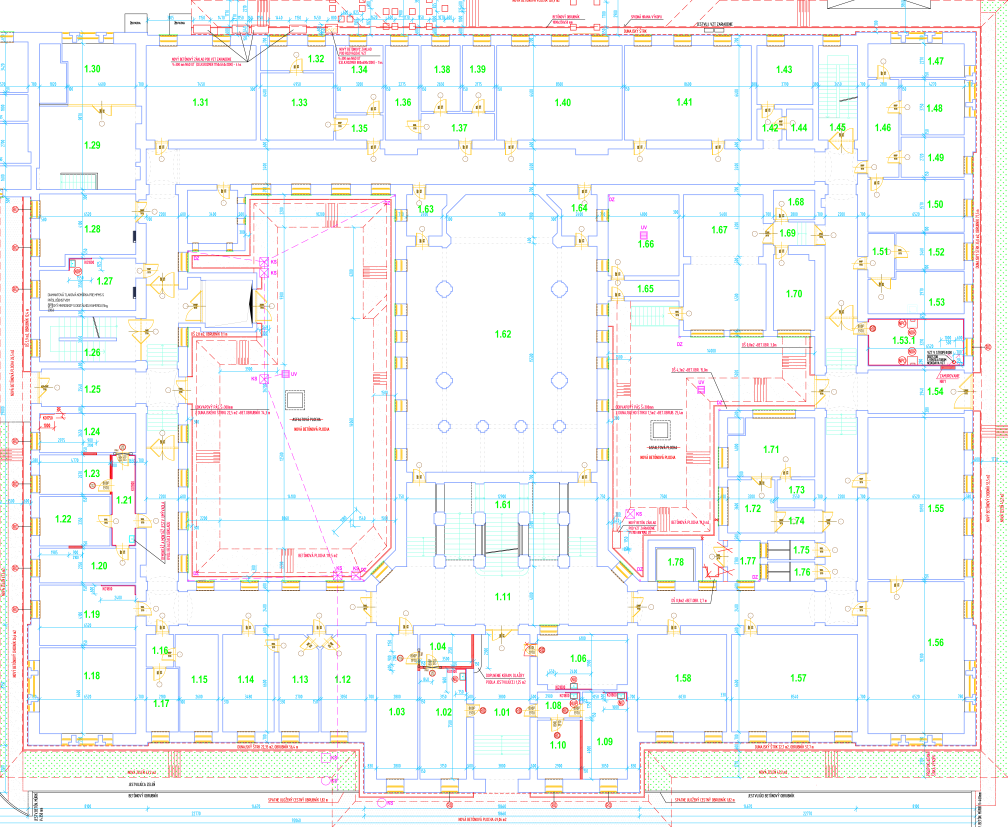
#> input picture Dataset/Dataset_general/1.png, 4030 x 3308 px, found by its file name (shown at 1/4 size)
$ python konvex_find.py
#> lines starting #> are read from the running program, lines starting #| are printed output that depends on the picture; after the words box and inside, x2 and y2 are one past the last pixel; in counts of white or black regions, pixels touching at a corner belong together

from PIL import Image
import cv2
import numpy as np
import math
import matplotlib.pyplot as plt
import matplotlib.image as img
import os
import pandas as pd
from sklearn.cluster import MeanShift, estimate_bandwidth
import math
import collections


def create_final_list_of_walls(df):
    list_of_lines = []
    for k in range(0, len(df)):
        x_s = df.at[k, 'Ax']
        y_s = df.at[k, 'Ay']
        start_point = (int(x_s), int(y_s))

        x_e = df.at[k, 'Bx']
        y_e = df.at[k, 'By']
        end_point = (int(x_e), int(y_e))

        list_of_lines.append((start_point, end_point))

    return list_of_lines

def LSD_computing_info_lines(lsdresults, df_lines):
    for i in range(0, len(lsdresults)):
        # take data from results of lsd for given picture
        res = lsdresults[i]
        res_lines = res[0].reshape(-1, 4)
        # print(res_lines.shape)
        res_width = res[1].reshape(-1)
        width_col = res_width.reshape(-1, 1)

        full_lines = np.column_stack((res_lines, res_width))

        # create a data frame from full_lines, with defines columns
        df_line = pd.DataFrame(full_lines, columns=['Ax', 'Ay', 'Bx', 'By', 'width'], dtype=np.float32)

        # calculation of length and angle of lines and adding label based on number of picture in queue
        df_line['length'] = np.sqrt((df_line['Ax'] - df_line['Bx']) ** 2 + (df_line['Ay'] - df_line['By']) ** 2)
        df_line['angle'] = np.abs(
            np.arctan2(df_line['Ay'] - df_line['By'], df_line['Ax'] - df_line['Bx']) * 180 / np.pi)


    return df_line

def LSD(image, lsd):
    # take photo from a folder and convert to greyscale
    img = cv2.cvtColor(image, cv2.COLOR_BGR2GRAY)

    # create an empty photo for visualisation of detection
    empty = np.zeros_like(img)

    # use LSD detector
    lines = lsd.detect(img)[0]

    # draw detected lines on empty image
    drawn_img = lsd.drawSegments(empty, lines)
    cv2.imwrite('D:/Diploma thesis/Maps/UPJS/LSDresult/01.jpg',
                drawn_img)


def LSD_lines_info(image_black, lsdresults, lsd):
    image_black = cv2.cvtColor(image_black, cv2.COLOR_BGR2GRAY)
    lsdresult = lsd.detect(image_black)
    lsdresults.append(lsdresult)


# DEFINING ROOMS

# get zones from image by clicking somewhere in the room
# https://stackoverflow.com/questions/28327020/opencv-detect-mouse-position-clicking-over-a-picture
clicked = []

# [4 lines left out: function on_mouse, not called in this run]

# get clicked points
def get_zone_points():
    img = cv2.imread('D:/Diploma thesis/Maps/UPJS/1.png')
    cv2.imshow('Get zones points', img)
    cv2.setMouseCallback('Get zones points', on_mouse)
    cv2.waitKey(0)
    return clicked

# find zones(rooms) from clicked points and detected walls
def perform_operation(list_of_zone_points, list_of_wall_lines, dictionary_of_zones):
    for zone_point in list_of_zone_points:
        zone = get_zone(zone_point, list_of_wall_lines)

        # dictionary_of_zones = defaultdict(list)
        tuple_point = tuple(zone_point)
        # if tuple_point not in dictionary_of_zones:
        #
        #     dictionary_of_zones[tuple_point] = zone

        dictionary_of_zones[tuple_point].extend(zone)


    return dictionary_of_zones


# get all lines(walls) that create zone(room) based on zone point
# [139 lines left out: functions get_zone, next_zone_point, get_angle, ccw, get_first_connection, is_between and 1 more, not called in this run]

def draw(lines, img):
    lines_new = []
    for i in range(0, len(lines)):
        if(i == 5 or i == 1 or i == 2 or i == 6):
            lines_new.append(lines[i])

    print(lines_new)

    for line in lines_new:
        start_point = line[0]
        end_point = line[1]
        color = (0, 255, 0)

        thickness = 2

        image = cv2.line(img, start_point, end_point, color, thickness)

    cv2.imshow('window_name', image)
    cv2.waitKey(0)
    return lines_new


img = cv2.imread('D:/Diploma thesis/Maps/UPJS/1.png')
#> img is the input picture: shape (3308, 4030, 3); mean B, G, R 245.1, 245.6, 245.2
img = cv2.resize(img, (650, int(650 * img.shape[0] / img.shape[1])))
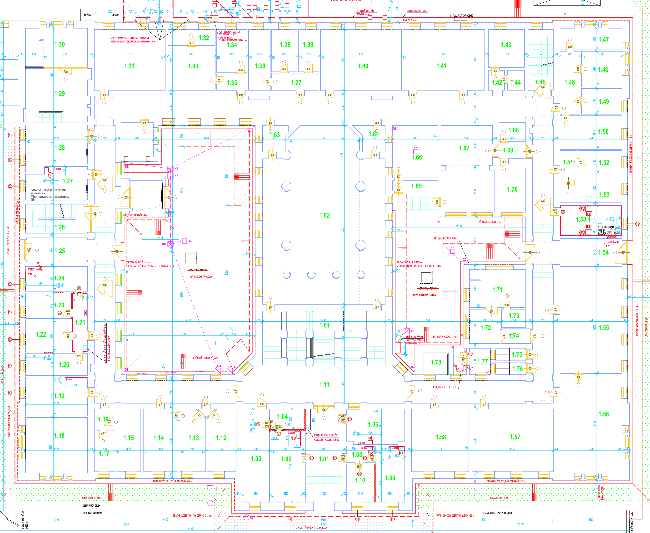
#> img: shape (533, 650, 3); mean B, G, R 245.6, 246, 245.1
lsd = cv2.createLineSegmentDetector(0)

LSD(img, lsd)
#> in LSD, `img = cv2.cvtColor(image, cv2.COLOR_BGR2GRAY)`:
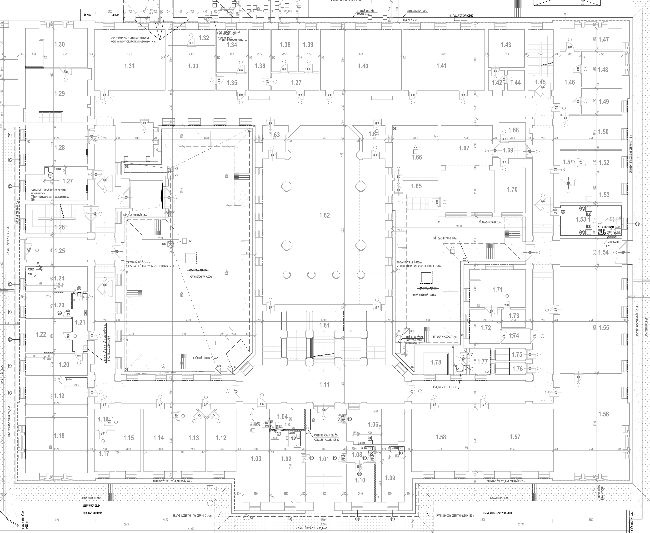
#> img: shape (533, 650); min 0, max 255, mean 245.7
#> in LSD, `lines = lsd.detect(img)[0]`: lines = 1038 rows, first 6: [160.2, 206.9, 160.3, 181.9], [309.2, 355.6, 309.1, 338.1], [281.9, 427.9, 301.9, 427.9], [206.9, 271, 188.1, 271], [162.7, 183.1, 163.2, 206.9], [25.95, 419.4, 25.97, 471.9]
#> in LSD, `drawn_img = lsd.drawSegments(empty, lines)`:
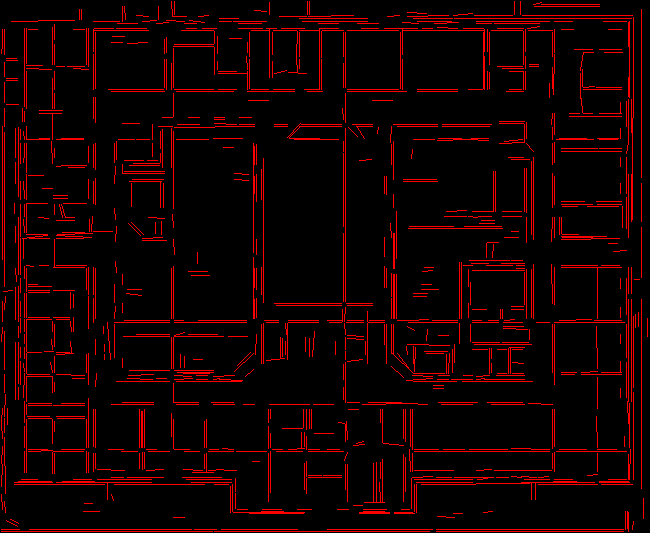
#> drawn_img: shape (533, 650, 3); mean of channels 0, 1, 2 0, 0, 20.7; drawn as B, G, R
#> in LSD, `drawn_img = lsd.drawSegments(empty, lines)`: empty: shape (533, 650); every value is 0

image_black = cv2.imread('D:/Diploma thesis/Maps/UPJS/LSDresult/01.jpg')
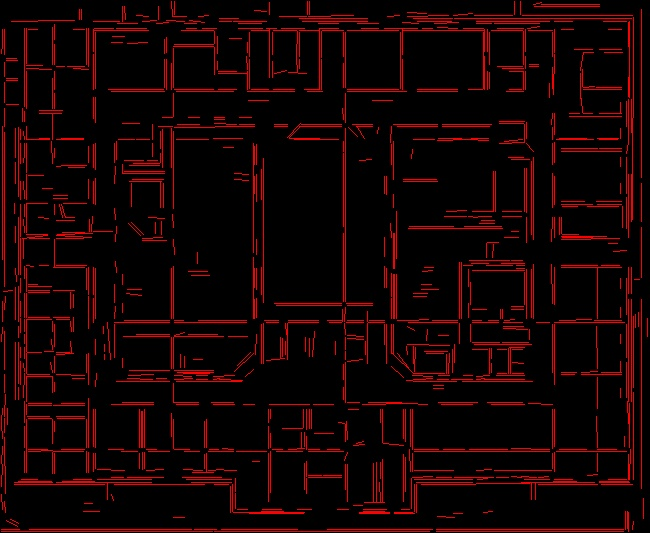
#> image_black: shape (533, 650, 3); mean B, G, R 4, 3.8, 21
lsdresults = []


LSD_lines_info(image_black, lsdresults, lsd)
#> in LSD_lines_info, `image_black = cv2.cvtColor(image_black, cv2.COLOR_BGR2GRAY)`:
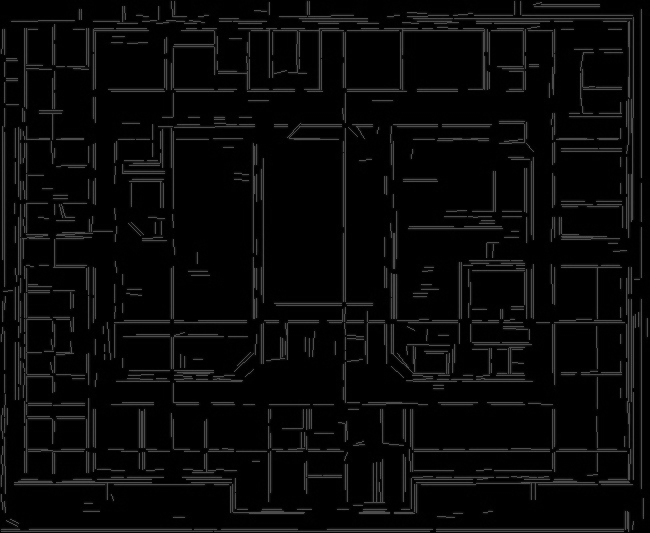
#> image_black: shape (533, 650); min 0, max 84, mean 8.9
# print(lsdresults)

df_lines = pd.DataFrame(columns=['Ax', 'Ay', 'Bx', 'By', 'width', 'length', 'angle'], dtype=np.float32)
empty = np.zeros_like(img)

df_lines = LSD_computing_info_lines(lsdresults, df_lines)

list_of_wall_lines = create_final_list_of_walls(df_lines)
list_of_wall_lines = draw(list_of_wall_lines, img)
#> the loop in draw, `for line in lines_new:` made 4 passes
#> pass 3, in draw, `image = cv2.line(img, start_point, end_point, color, thickness)`:
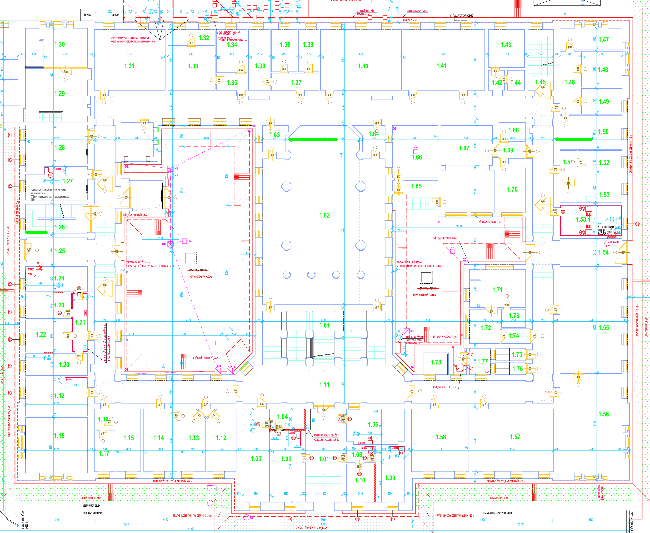
#> image: shape (533, 650, 3); mean B, G, R 245.4, 246, 244.9
#> after the loop in draw, `for line in lines_new:`:
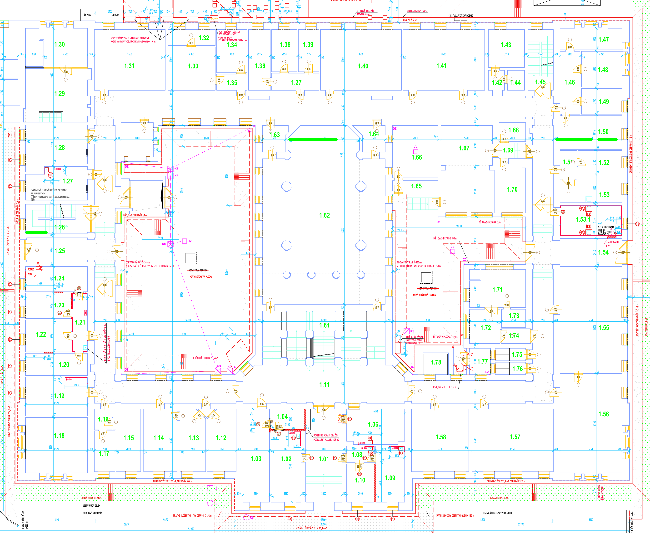
#> img: shape (533, 650, 3); 0.11% of pixels changed, all inside (x1, y1, x2, y2) = (25, 138, 618, 234)
#> list_of_wall_lines = [((556, 139), (591, 139)), ((46, 232), (26, 232)), ((289, 139), (336, 139)), ((598, 139), (616, 139))]
list_of_points = get_zone_points()
list_of_zone_points = np.array(list_of_points)


dictionary_of_zones = collections.defaultdict(list)
list_of_zones = perform_operation(list_of_zone_points, list_of_wall_lines, dictionary_of_zones)
#> list_of_zones = 0 items
print(list_of_zones)
#| defaultdict(<class 'list'>, {})

$ run again, with Dataset/Dataset_general/3.jpg saved as Dataset/Dataset_general/1.png
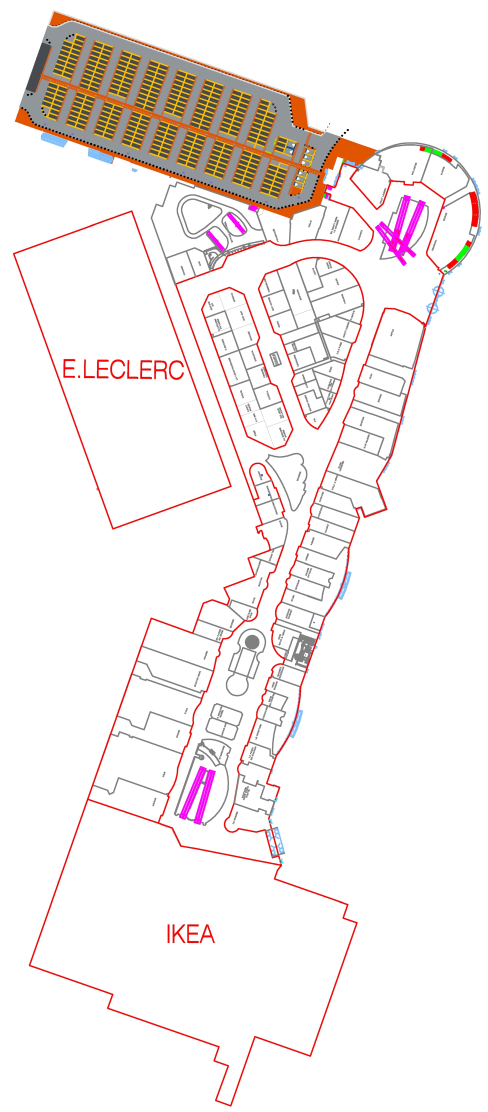
#> input picture Dataset/Dataset_general/3.jpg, 1464 x 3335 px, found by its file name (shown at 1/3 size)
#> img is the input picture: shape (3335, 1464, 3); mean B, G, R 236.2, 237.8, 244.5
#> lines = 1595 rows, first 6: [229, 1254.4, 229.1, 1231.9], [205.6, 478.8, 218.2, 479.5], [626.8, 310.7, 627.4, 258.1], [88.09, 488.3, 96.92, 488], [477.6, 688.7, 452.2, 795.1], [128.1, 501.9, 128.5, 479.4]
#> empty: shape (1480, 650); every value is 0
#> after the loop in draw, `for line in lines_new:`:
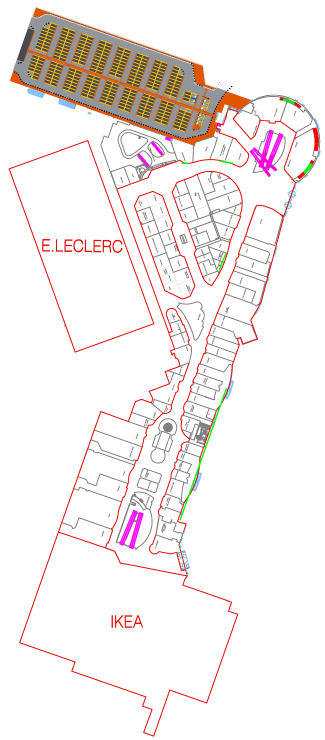
#> img: shape (1480, 650, 3) (shown at 1/2 size); mean B, G, R 236, 237.8, 244.2
#> list_of_wall_lines = [((451, 507), (438, 540)), ((364, 326), (376, 326)), ((360, 1039), (452, 777)), ((440, 322), (465, 326))]
#> list_of_zones = 0 items
#| defaultdict(<class 'list'>, {})
